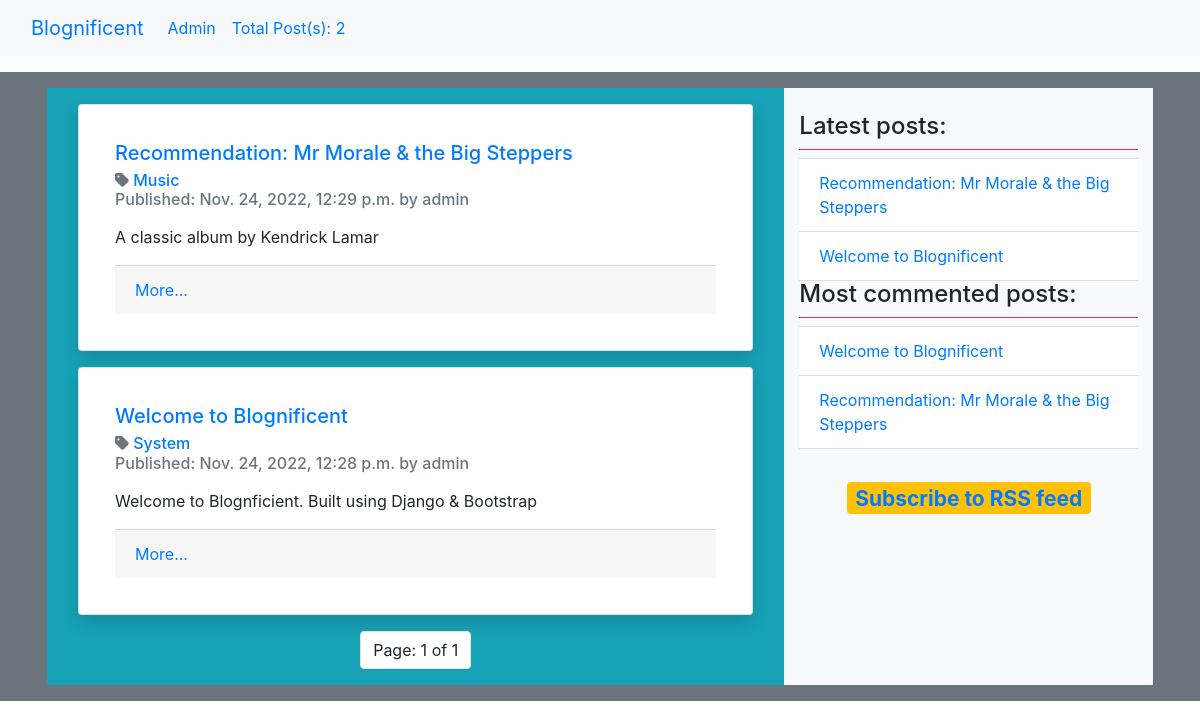
Before: / with the older database file.
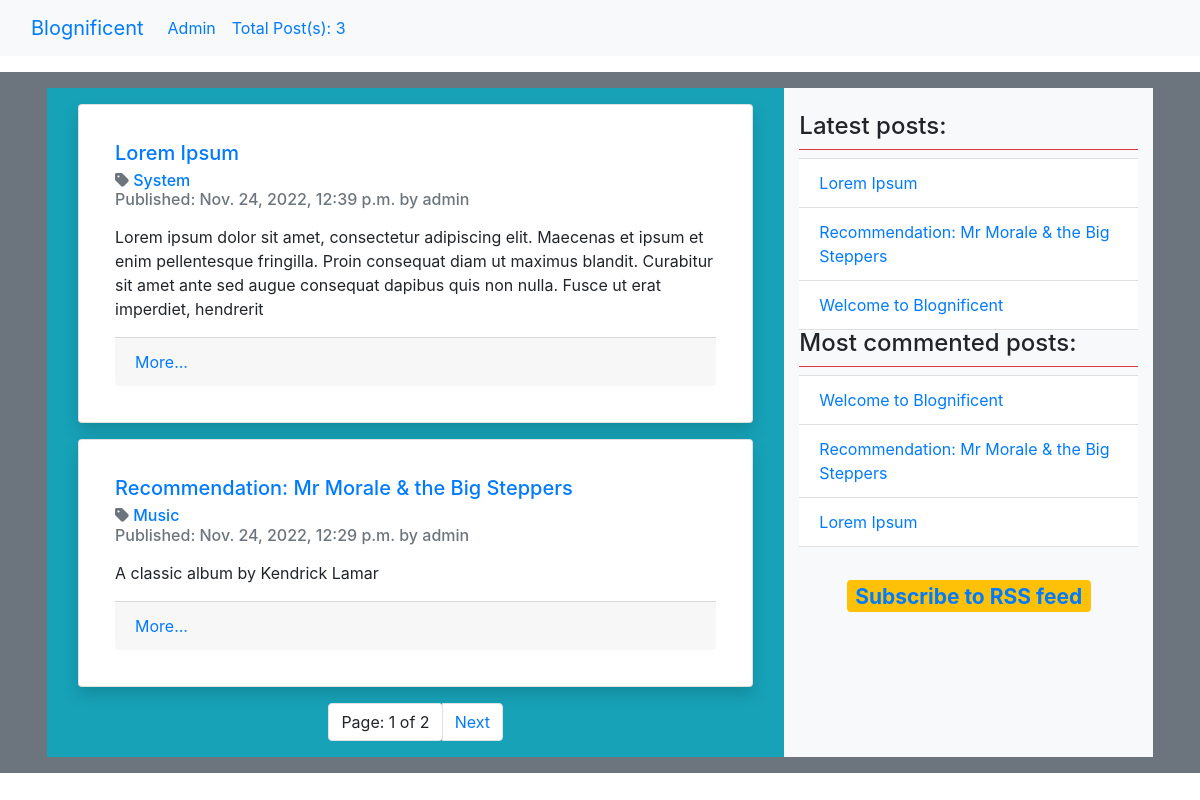
After: the same page with the newer database file.
### blog/models.py (models this page shows, shortened)
class Post(models.Model):
    class Status(models.TextChoices):
        DRAFT = 'DF', 'Draft'
        PUBLISHED = 'PB', 'Published'
    author = models.ForeignKey(User, on_delete=models.CASCADE, related_name='blog_posts')
    title = models.CharField(max_length=250)
    slug = models.SlugField(max_length=250, unique_for_date='publish')
    content = models.TextField()
    created = models.DateTimeField(auto_now_add=True)
    publish = models.DateTimeField(default=timezone.now)
    updated = models.DateTimeField(auto_now=True)
    status = models.CharField(max_length=2, choices=Status.choices, default=Status.DRAFT)
    objects = models.Manager()
    published = PublishedManager()
    tags = TaggableManager()
    class Meta:
        ordering = ['-publish']
        indexes = [
            models.Index(fields=['-publish']),
        ]
    def get_absolute_url(self):
        return reverse('blog:post_detail', args=[self.publish.year, self.publish.month, self.publish.day, self.slug])

### blog/views.py (the view)
# urls.py: path('', post_list, name='home'),
def post_list(request, tag_slug=None):
    post_list = Post.published.all()
    tag = None
    if tag_slug:
        tag = get_object_or_404(Tag, slug=tag_slug)
        post_list = post_list.filter(tags__in=[tag])
    paginator = Paginator(post_list, 2)
    page_number = request.GET.get('page', 1)
    try:
        posts = paginator.page(page_number)
    except PageNotAnInteger:
        posts = paginator.page(1)
    except EmptyPage:
        posts = paginator.page(paginator.num_pages)
    return render(request, 'blog/list.html', {'posts': posts, 'tag': tag})

### blog/models.py (called while the page is built)
    def get_queryset(self):
        return super().get_queryset().filter(status=Post.Status.PUBLISHED)

### blog/templatetags/blog_tags.py (called while the page is built)
@register.simple_tag
def total_posts():
    return Post.published.count()

@register.inclusion_tag('blog/latest-posts.html')
def show_latest_posts(count=5):
    latest_posts = Post.published.order_by('-publish')[:count]
    return {'latest_posts': latest_posts}

@register.simple_tag
def get_most_comment_posts(count=5):
    return Post.published.annotate(
        total_comments=Count('comments')
    ).order_by('-total_comments')[:count]

@register.filter(name='markdown')
def markdown_format(text):
    return mark_safe(markdown.markdown(text))

### templates/blog/list.html (shortened to what this page needs)
{% extends 'base.html' %}
{% load blog_tags %}
{% block content %}
    {% for post in posts %}
        <div class="card m-3 shadow p-3 bg-body rounded">
            <div class="card-body">
                <h5 class="card-title">
                    <a href="{{ post.get_absolute_url }}" class="streched-link">{{ post.title }}</a>
                </h5>
                <h6 class="card-subtitle text-muted">
                    <i class="fa-solid fa-tag"></i>
                    {% for tag in post.tags.all %}
                        <a href="{% url 'blog:post_list_by_tag' tag.slug %}">
                            {{ tag.name }}
                        </a>
                    {% empty %}
                        Tag not found
                    {% endfor %}<br>
                    Published: {{ post.publish }} by {{ post.author }}
                </h6>
                <p class="card-text">{{ post.content |slice:250| markdown }}</p>
                <div class="card-footer">
                    <a href="{{ post.get_absolute_url }}" class="stretched">More...</a>
                </div>
            </div>
        </div>
    {% empty %}
        <div class="p-5 justify-content-center d-flex align-items-stretch">
            <h1 class="text-danger">No posts found</h1>
        </div>
    {% endfor %}
    {% include 'pagination.html' with page=posts %}
{% endblock %}
{% block right %}
    {% include 'sidebar.html' %}
{% endblock %}

### templates/sidebar.html
{% load blog_tags %}
<div class="mt-4 ml-0">
    <div class="h4 pb-2 border-bottom border-danger">Latest posts:</div>
    {% show_latest_posts 3 %}
    <div class="h4 pb-2 border-bottom border-danger">Most commented posts:</div>
    {% get_most_comment_posts as most_commented_posts %}
    <ul class="list-group list-group-flush">
        {% for post in most_commented_posts %}
            <li class="list-group-item ">
                <a href="{{ post.get_absolute_url }}">
                    {{ post.title }}
                </a>
            </li>
        {% empty %}
            <div class="text-center justify-content-center d-flex align-self-center">
                <h6 class="text-danger">Most commented posts not found</h6>
            </div>
        {% endfor %}
    </ul>
    <div class="p-3 m-3 text-center justify-content-center d-flex align-self-center">
        <h3>
            <a href="{% url 'blog:post_feed' %}">
        <span class="badge bg-warning">
            Subscribe to RSS feed
        </span>
            </a>
        </h3>
    </div>
</div>

### templates/blog/latest-posts.html
<ul class="list-group list-group-flush">
    {% for post in latest_posts %}
        <li class="list-group-item">
            <a href="{{ post.get_absolute_url }}">
                {{ post.title }}
            </a>
        </li>
    {% endfor %}
</ul>

Changed rows visible on the page:
no longer on one of the page's lists (row unchanged): Post: title "Welcome to Blognificent", publish "Nov. 24, 2022, 12:28 p.m.", author "admin", content "Welcome to Blognficient. Built using Django & Bootstrap"
added Post: title "Lorem Ipsum", publish "Nov. 24, 2022, 12:39 p.m.", author "admin", content "Lorem ipsum dolor sit amet, consectetur adipiscing elit. Maecenas et ipsum et enim pellentesque fringilla. Proin consequat diam ut maximus blandit. Curabitur sit amet ante sed augue consequat dapibus quis non nulla. Fusce ut erat imperdiet, hendrerit", Tag (name "System")
computed for Post "Welcome to Blognificent": loses Tag (name "System")
Other visible differences:
{{ page.paginator.num_pages }}: "1" → "2"
text no longer shown: "2"
text now shown: "3 Next"
